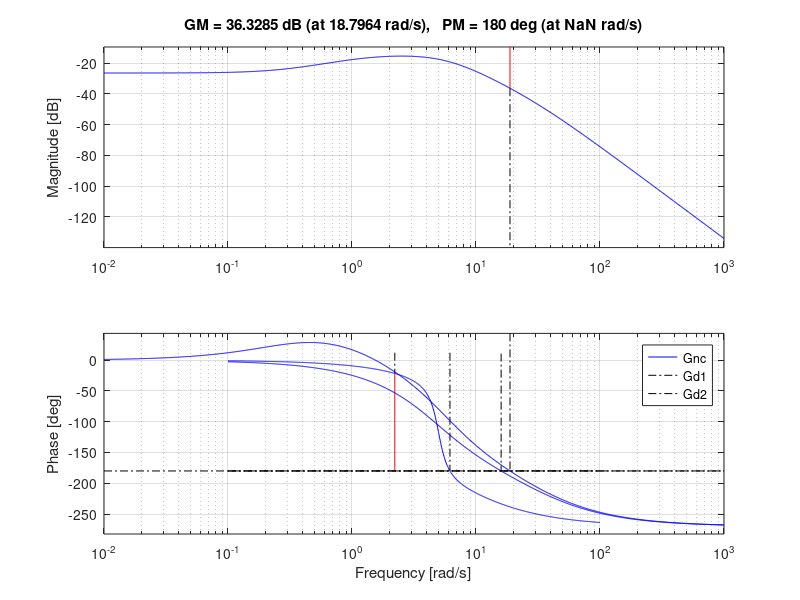

Source code (MATLAB): (Note: this script raises an error after producing the figure.)
clc
clear

s = tf('s');

P = 200/((s+2)*(s+4)*(s+5))

Gd1 = (s+3)/(s+30);
Gd2 = (s+0.3)/(s+30);

margin (feedback(P, 1));
hold on;

% bez kompenzator -> w0 = 7.17 rad/s

margin(feedback(Gd1 * P, 1));
hold on;

% so Gd1 -> w0 = 3.38 rad/s

margin(feedback(Gd2 * P, 1));

% so Gd2 -> w0 = 12.8 rad/s

grid on;
legend('Gnc', 'Gd1', 'Gd2');

% za Gd1:

z_p1 = 3/30

% za Gd2:

z_p2 = 0.3/30

% so namaluvanje na soodnosot z/p na dif. komp., se zgolemuva propusniot
% opseg na sistemot

P_bw = bandwidth(feedback(P, 1))
P_Gd1_bw = bandwidth(feedback(Gd1 * P, 1))
P_Gd2_bw = bandwidth(feedback(Gd2 * P, 1))
